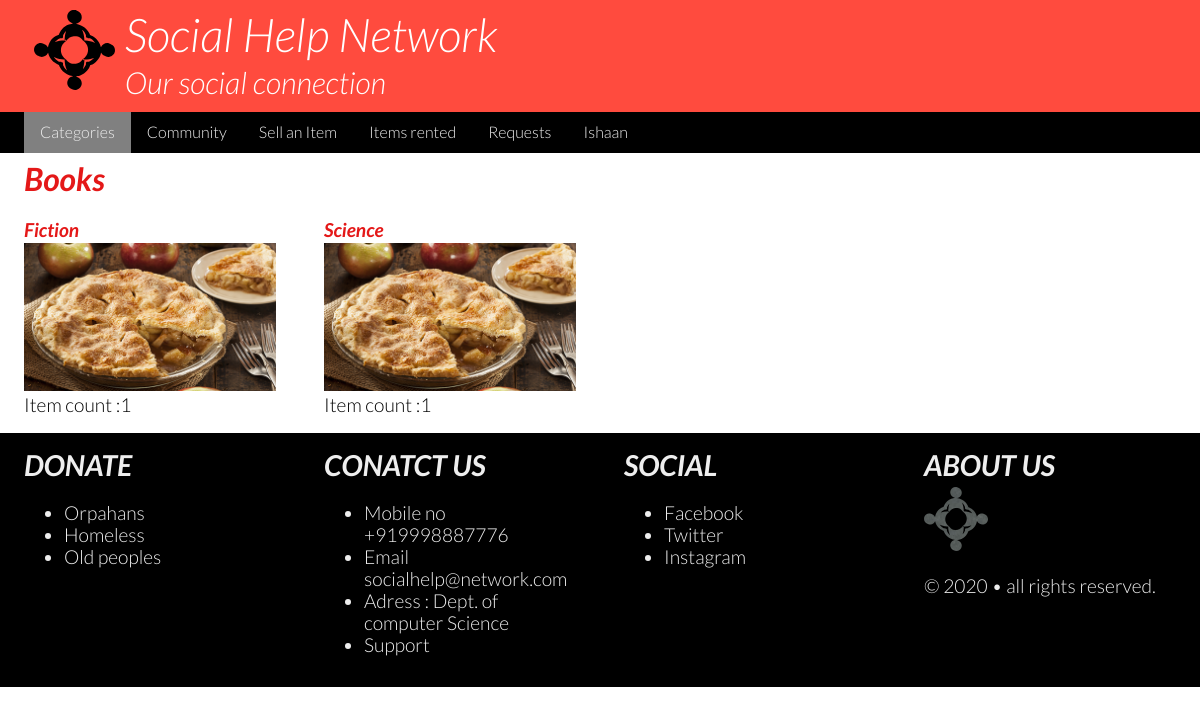
The app's page /start/category.php?id=Books (signed in) with its own data.
### tables this page shows
CREATE TABLE IF NOT EXISTS `categories` (
  `Categ_id` int(11) NOT NULL AUTO_INCREMENT,
  `Categ_name` varchar(20) NOT NULL DEFAULT 'Category',
  `SubCateg_name` varchar(20) NOT NULL DEFAULT 'Sub Category',
  `Item_count` int(6) NOT NULL,
  `img_link` text,
  PRIMARY KEY (`Categ_id`)
);

### start/category.php (the view, shortened to what this page needs)
<?php
include('templates/header.php');
$category=$_GET['id'];
?>
<main class="clearfix">
        <div class="row limited">
            <section class="column class-12">
                <h1><?php echo $category;?></h1>
            </section>
        </div>
        <div class="row limited">
<?php
require_once("classes/connect.php") ;
$sql = "SELECT Categ_id, SubCateg_name, Item_count FROM `categories` WHERE Categ_name= '$category'";
$result = $db->query($sql);
if(mysqli_num_rows($result) > 0){
    while($row = $result->fetch_array(MYSQLI_ASSOC)) {
        echo '<section class="column small-12 medium-6 large-3">';
        echo  '<h3>'.$row["SubCateg_name"].'</h3>';
        echo  '<a href="items.php?id='.$row['Categ_id'].'"><img src="products/pie-apple.jpg" alt="'.$row["SubCateg_name"].'"></a>';
        echo  '<p>Item count :'.$row["Item_count"].'</p></section>
               ';
    }
}else{
    echo '<section class="column small-12">';
    echo "No Such Category found !<br>";
    echo "Explore more Categories here: <a href='index.php'>Social Help Network</a>";
    echo "</section>";
}
?>
</div>
    </main>
<?php
include('templates/footer.php');
?>

### start/css/small.css (style rules this page uses)
html { -webkit-text-size-adjust: 100%; -ms-text-size-adjust: 100%; }
* { -moz-box-sizing: border-box; -webkit-box-sizing: border-box; box-sizing: border-box; }
body { font-family: 'Lato', sans-serif; font-size: 16px; font-weight: 300; }
.row { clear: both; }
.limited { max-width: 1200px; margin:auto; }
.column { float:left; padding: 0 2vw; margin:0 0 0.75rem 0; }
.small-12 { width:100%; }
main img { width:100%; height:auto; }
main h1, main h3 { color:rgb(228, 24, 24); font-style: italic; margin: 0.5rem 0 0.1rem 0; }
main h1 { font-size: 2rem; }
main h3 { font-size: 1.2rem; }
main p { font-size: 1.2rem; margin: 0 0 0.3rem 0; }
.clearfix:after { content: ""; display: table; clear: both; }

### start/css/medium.css (style rules this page uses)
@media only screen and (min-width: 768px) { .medium-6 { width:50%; } }

### start/css/large.css (style rules this page uses)
@media only screen and (min-width: 1024px) { .large-3 { width:25%; } }

### records on screen
categories: SubCateg_name "Fiction", Item_count "1"
categories: SubCateg_name "Science", Item_count "1"

### other values on screen
$_SESSION['username'] "Ishaan"
$category "Books"
